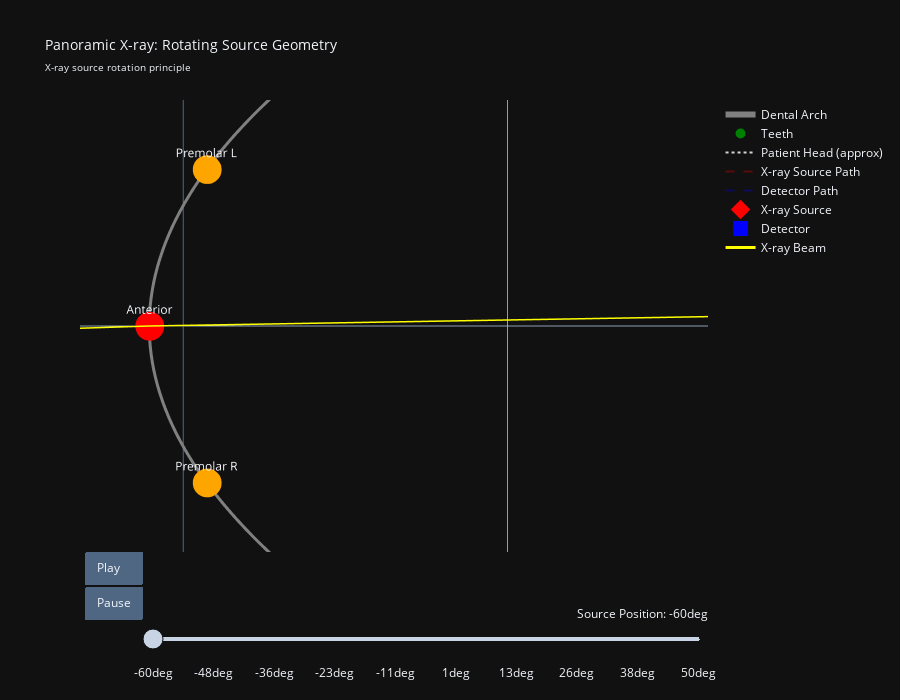
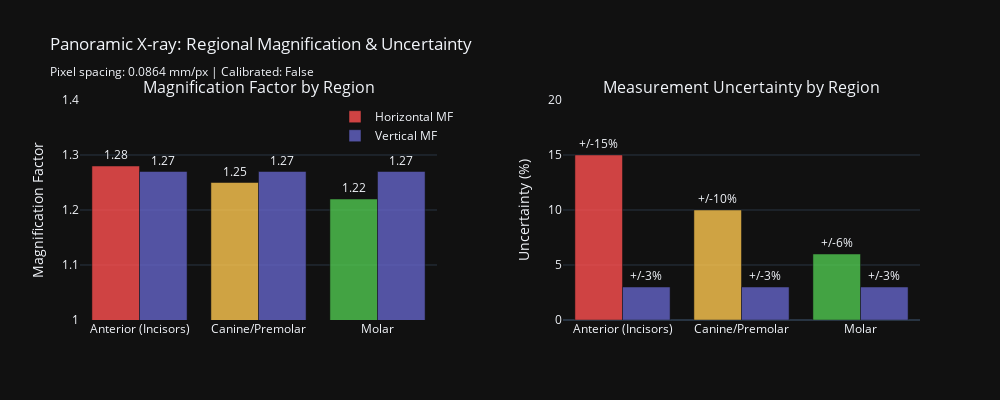

The notebook cell these images were saved under, in order:
### Markdown cell above
## 3D Visualization: Panoramic X-ray Projection Geometry

Understanding **why** panoramic measurements have varying reliability requires understanding the imaging geometry.

**Key concepts visualized:**
1. **Dental arch (3D)**: The teeth form a horseshoe-shaped curve in 3D space
2. **Focal trough**: The "sweet spot" where structures are in focus (varies by region)
3. **Rotating source/detector**: X-ray source rotates around the arch, creating projection
4. **Regional magnification**: Different regions (anterior/premolar/molar) have different magnifications

**Why horizontal measurements are less reliable:**
- The X-ray beam is tangent to the arch at different angles
- Anterior region: beam nearly parallel to tooth -> maximum horizontal distortion
- Molar region: beam more perpendicular -> less horizontal distortion
- Vertical measurements: relatively consistent because detector height is fixed

Below we show visualizations for **both calibration methods** to compare.

### Code cell
# === METHOD 1: FOV-based Calibration ===
# Uses assumed field-of-view (270mm typical for X800) to estimate pixel spacing
# Least accurate but works without any calibration reference

from pano_geometry_viz import (
    create_xray_geometry_animation,
    create_magnification_chart,
    create_panoramic_geometry_visualization,
    print_geometry_insights,
)

METHOD_1_LABEL = f"Method 1: FOV-based ({priors_fov.calibration_method})"
METHOD_1_SUBTITLE = f"Pixel spacing: {priors_fov.get_effective_pixel_spacing():.4f} mm/px | Calibrated: {priors_fov.is_calibrated()}"

# X-ray rotation animation (same for both methods - shows physics)
fig_rotation = create_xray_geometry_animation(title_suffix="X-ray source rotation principle")
fig_rotation.show()

# Magnification bar chart for Method 1
fig_mf_1 = create_magnification_chart(priors_fov, title_suffix=METHOD_1_SUBTITLE)
fig_mf_1.show()

# 3D->2D projection with detected teeth overlay (Method 1)
fig_geom_1 = create_panoramic_geometry_visualization(
    priors=priors_fov,
    detected_teeth=analysis_result.detected_teeth,
    edentulous_zones=analysis_result.edentulous_zones,
    image_width_px=original_width,
    image_height_px=original_height,
    title_suffix=METHOD_1_SUBTITLE,
)
fig_geom_1.show()

print(f"\n{METHOD_1_LABEL}")
print(f"  {METHOD_1_SUBTITLE}")

### Figure 1 — Plotly figure (JSON) as saved in the notebook; plotly's stock layout.template omitted (floating-point values rounded to 4 significant figures)
{"data": [{"line": {"color": "gray", "width": 6}, "mode": "lines", "name": "Dental Arch", "x": [-60.0, -58.79, -57.58, -56.36, -55.15, -53.94, -52.73, -51.52, -50.3, -49.09, -47.88, -46.67, -45.45, -44.24, -43.03, -41.82, -40.61, -39.39, -38.18, -36.97, -35.76, -34.55, -33.33, -32.12, -30.91, -29.7, -28.48, -27.27, -26.06, -24.85, -23.64, -22.42, -21.21, -20.0, -18.79, -17.58, -16.36, -15.15, -13.94, -12.73, -11.52, -10.3, -9.091, -7.879, -6.667, -5.455, -4.242, -3.03, -1.818, -0.6061, 0.6061, 1.818, 3.03, 4.242, 5.455, 6.667, 7.879, 9.091, 10.3, 11.52, 12.73, 13.94, 15.15, 16.36, 17.58, 18.79, 20.0, 21.21, 22.42, 23.64, 24.85, 26.06, 27.27, 28.48, 29.7, 30.91, 32.12, 33.33, 34.55, 35.76, 36.97, 38.18, 39.39, 40.61, 41.82, 43.03, 44.24, 45.45, 46.67, 47.88, 49.09, 50.3, 51.52, 52.73, 53.94, 55.15, 56.36, 57.58, 58.79, 60.0], "y": [0.0, 2.2, 4.355, 6.465, 8.53, 10.55, 12.53, 14.46, 16.34, 18.18, 19.98, 21.73, 23.43, 25.1, 26.71, 28.28, 29.81, 31.29, 32.73, 34.12, 35.47, 36.77, 38.02, 39.24, 40.4, 41.53, 42.6, 43.64, 44.62, 45.57, 46.46, 47.32, 48.13, 48.89, 49.61, 50.28, 50.91, 51.49, 52.03, 52.53, 52.97, 53.38, 53.74, 54.05, 54.32, 54.55, 54.73, 54.86, 54.95, 54.99, 54.99, 54.95, 54.86, 54.73, 54.55, 54.32, 54.05, 53.74, 53.38, 52.97, 52.53, 52.03, 51.49, 50.91, 50.28, 49.61, 48.89, 48.13, 47.32, 46.46, 45.57, 44.62, 43.64, 42.6, 41.53, 40.4, 39.24, 38.02, 36.77, 35.47, 34.12, 32.73, 31.29, 29.81, 28.28, 26.71, 25.1, 23.43, 21.73, 19.98, 18.18, 16.34, 14.46, 12.53, 10.55, 8.53, 6.465, 4.355, 2.2, 0.0], "z": [0.0, 0.0, 0.0, 0.0, 0.0, 0.0, 0.0, 0.0, 0.0, 0.0, 0.0, 0.0, 0.0, 0.0, 0.0, 0.0, 0.0, 0.0, 0.0, 0.0, 0.0, 0.0, 0.0, 0.0, 0.0, 0.0, 0.0, 0.0, 0.0, 0.0, 0.0, 0.0, 0.0, 0.0, 0.0, 0.0, 0.0, 0.0, 0.0, 0.0, 0.0, 0.0, 0.0, 0.0, 0.0, 0.0, 0.0, 0.0, 0.0, 0.0, 0.0, 0.0, 0.0, 0.0, 0.0, 0.0, 0.0, 0.0, 0.0, 0.0, 0.0, 0.0, 0.0, 0.0, 0.0, 0.0, 0.0, 0.0, 0.0, 0.0, 0.0, 0.0, 0.0, 0.0, 0.0, 0.0, 0.0, 0.0, 0.0, 0.0, 0.0, 0.0, 0.0, 0.0, 0.0, 0.0, 0.0, 0.0, 0.0, 0.0, 0.0, 0.0, 0.0, 0.0, 0.0, 0.0, 0.0, 0.0, 0.0, 0.0], "type": "scatter3d"}, {"marker": {"color": ["green", "orange", "red", "orange", "green"], "size": 10}, "mode": "markers+text", "name": "Teeth", "text": ["Molar R", "Premolar R", "Anterior", "Premolar L", "Molar L"], "textposition": "top center", "x": [-42.0, -24.0, 0.0, 24.0, 42.0], "y": [28.05, 46.2, 55.0, 46.2, 28.05], "z": [0.0, 0.0, 0.0, 0.0, 0.0], "type": "scatter3d"}, {"line": {"color": "lightgray", "dash": "dot", "width": 2}, "mode": "lines", "name": "Patient Head (approx)", "x": [70.0, 69.43, 67.71, 64.88, 60.99, 56.1, 50.28, 43.64, 36.29, 28.33, 19.92, 11.17, 2.244, -6.722, -15.58, -24.18, -32.38, -40.05, -47.06, -53.3, -58.67, -63.07, -66.43, -68.71, -69.86, -69.86, -68.71, -66.43, -63.07, -58.67, -53.3, -47.06, -40.05, -32.38, -24.18, -15.58, -6.722, 2.244, 11.17, 19.92, 28.33, 36.29, 43.64, 50.28, 56.1, 60.99, 64.88, 67.71, 69.43, 70.0], "y": [27.5, 37.73, 47.79, 57.52, 66.76, 75.35, 83.15, 90.05, 95.91, 100.7, 104.2, 106.5, 107.5, 107.1, 105.5, 102.6, 98.43, 93.11, 86.72, 79.36, 71.14, 62.21, 52.71, 42.79, 32.63, 22.37, 12.21, 2.291, -7.211, -16.14, -24.36, -31.72, -38.11, -43.43, -47.58, -50.49, -52.13, -52.46, -51.47, -49.19, -45.65, -40.91, -35.05, -28.15, -20.35, -11.76, -2.521, 7.208, 17.27, 27.5], "z": [0.0, 0.0, 0.0, 0.0, 0.0, 0.0, 0.0, 0.0, 0.0, 0.0, 0.0, 0.0, 0.0, 0.0, 0.0, 0.0, 0.0, 0.0, 0.0, 0.0, 0.0, 0.0, 0.0, 0.0, 0.0, 0.0, 0.0, 0.0, 0.0, 0.0, 0.0, 0.0, 0.0, 0.0, 0.0, 0.0, 0.0, 0.0, 0.0, 0.0, 0.0, 0.0, 0.0, 0.0, 0.0, 0.0, 0.0, 0.0, 0.0, 0.0], "type": "scatter3d"}, {"line": {"color": "rgba(255, 0, 0, 0.3)", "dash": "dash", "width": 2}, "mode": "lines", "name": "X-ray Source Path", "x": [-86.6, -84.39, -82.02, -79.5, -76.83, -74.03, -71.09, -68.02, -64.82, -61.51, -58.08, -54.55, -50.92, -47.2, -43.39, -39.5, -35.54, -31.51, -27.43, -23.29, -19.12, -14.9, -10.67, -6.407, -2.137, 2.137, 6.407, 10.67, 14.9, 19.12, 23.29, 27.43, 31.51, 35.54, 39.5, 43.39, 47.2, 50.92, 54.55, 58.08, 61.51, 64.82, 68.02, 71.09, 74.03, 76.83, 79.5, 82.02, 84.39, 86.6], "y": [-22.5, -26.15, -29.71, -33.16, -36.51, -39.73, -42.83, -45.81, -48.64, -51.34, -53.9, -56.31, -58.56, -60.66, -62.6, -64.37, -65.97, -67.41, -68.67, -69.75, -70.66, -71.38, -71.93, -72.29, -72.48, -72.48, -72.29, -71.93, -71.38, -70.66, -69.75, -68.67, -67.41, -65.97, -64.37, -62.6, -60.66, -58.56, -56.31, -53.9, -51.34, -48.64, -45.81, -42.83, -39.73, -36.51, -33.16, -29.71, -26.15, -22.5], "z": [0.0, 0.0, 0.0, 0.0, 0.0, 0.0, 0.0, 0.0, 0.0, 0.0, 0.0, 0.0, 0.0, 0.0, 0.0, 0.0, 0.0, 0.0, 0.0, 0.0, 0.0, 0.0, 0.0, 0.0, 0.0, 0.0, 0.0, 0.0, 0.0, 0.0, 0.0, 0.0, 0.0, 0.0, 0.0, 0.0, 0.0, 0.0, 0.0, 0.0, 0.0, 0.0, 0.0, 0.0, 0.0, 0.0, 0.0, 0.0, 0.0, 0.0], "type": "scatter3d"}, {"line": {"color": "rgba(0, 0, 255, 0.3)", "dash": "dash", "width": 2}, "mode": "lines", "name": "Detector Path", "x": [69.28, 67.51, 65.61, 63.6, 61.47, 59.22, 56.87, 54.41, 51.86, 49.21, 46.47, 43.64, 40.74, 37.76, 34.71, 31.6, 28.43, 25.21, 21.94, 18.63, 15.29, 11.92, 8.532, 5.126, 1.71, -1.71, -5.126, -8.532, -11.92, -15.29, -18.63, -21.94, -25.21, -28.43, -31.6, -34.71, -37.76, -40.74, -43.64, -46.47, -49.21, -51.86, -54.41, -56.87, -59.22, -61.47, -63.6, -65.61, -67.51, -69.28], "y": [67.5, 70.42, 73.27, 76.03, 78.7, 81.28, 83.77, 86.14, 88.42, 90.58, 92.62, 94.55, 96.35, 98.03, 99.58, 101.0, 102.3, 103.4, 104.4, 105.3, 106.0, 106.6, 107.0, 107.3, 107.5, 107.5, 107.3, 107.0, 106.6, 106.0, 105.3, 104.4, 103.4, 102.3, 101.0, 99.58, 98.03, 96.35, 94.55, 92.62, 90.58, 88.42, 86.14, 83.77, 81.28, 78.7, 76.03, 73.27, 70.42, 67.5], "z": [0.0, 0.0, 0.0, 0.0, 0.0, 0.0, 0.0, 0.0, 0.0, 0.0, 0.0, 0.0, 0.0, 0.0, 0.0, 0.0, 0.0, 0.0, 0.0, 0.0, 0.0, 0.0, 0.0, 0.0, 0.0, 0.0, 0.0, 0.0, 0.0, 0.0, 0.0, 0.0, 0.0, 0.0, 0.0, 0.0, 0.0, 0.0, 0.0, 0.0, 0.0, 0.0, 0.0, 0.0, 0.0, 0.0, 0.0, 0.0, 0.0, 0.0], "type": "scatter3d"}, {"marker": {"color": "red", "size": 15, "symbol": "diamond"}, "mode": "markers", "name": "X-ray Source", "x": [2.137], "y": [-72.48], "z": [0.0], "type": "scatter3d"}, {"marker": {"color": "blue", "size": 15, "symbol": "square"}, "mode": "markers", "name": "Detector", "x": [-1.71], "y": [107.5], "z": [0.0], "type": "scatter3d"}, {"line": {"color": "yellow", "width": 3}, "mode": "lines", "name": "X-ray Beam", "x": [2.137, 0, -1.71], "y": [-72.48, 55, 107.5], "z": [0, 0, 0], "type": "scatter3d"}], "layout": {"title": {"font": {"size": 14}, "text": "Panoramic X-ray: Rotating Source Geometry<br><sub>X-ray source rotation principle</sub>"}, "scene": {"camera": {"eye": {"x": 0, "y": 0, "z": 2.5}}, "xaxis": {"title": {"text": "Left <- X (mm) -> Right"}}, "yaxis": {"title": {"text": "Posterior -> Anterior (mm)"}}, "zaxis": {"title": {"text": "Z (mm)"}}, "aspectmode": "data"}, "height": 700, "width": 900, "updatemenus": [{"buttons": [{"args": [null, {"frame": {"duration": 100, "redraw": true}, "fromcurrent": true, "transition": {"duration": 0}}], "label": "Play", "method": "animate"}, {"args": [[null], {"frame": {"duration": 0, "redraw": false}, "mode": "immediate", "transition": {"duration": 0}}], "label": "Pause", "method": "animate"}], "showactive": false, "type": "buttons", "x": 0.1, "xanchor": "right", "y": 0, "yanchor": "top"}], "sliders": [{"active": 25, "currentvalue": {"prefix": "Source Position: ", "visible": true, "xanchor": "right"}, "len": 0.9, "pad": {"b": 10, "t": 50}, "steps": [{"args": [["0"], {"frame": {"duration": 0, "redraw": true}, "mode": "immediate", "transition": {"duration": 0}}], "label": "-60deg", "method": "animate"}, {"args": [["5"], {"frame": {"duration": 0, "redraw": true}, "mode": "immediate", "transition": {"duration": 0}}], "label": "-48deg", "method": "animate"}, {"args": [["10"], {"frame": {"duration": 0, "redraw": true}, "mode": "immediate", "transition": {"duration": 0}}], "label": "-36deg", "method": "animate"}, {"args": [["15"], {"frame": {"duration": 0, "redraw": true}, "mode": "immediate", "transition": {"duration": 0}}], "label": "-23deg", "method": "animate"}, {"args": [["20"], {"frame": {"duration": 0, "redraw": true}, "mode": "immediate", "transition": {"duration": 0}}], "label": "-11deg", "method": "animate"}, {"args": [["25"], {"frame": {"duration": 0, "redraw": true}, "mode": "immediate", "transition": {"duration": 0}}], "label": "1deg", "method": "animate"}, {"args": [["30"], {"frame": {"duration": 0, "redraw": true}, "mode": "immediate", "transition": {"duration": 0}}], "label": "13deg", "method": "animate"}, {"args": [["35"], {"frame": {"duration": 0, "redraw": true}, "mode": "immediate", "transition": {"duration": 0}}], "label": "26deg", "method": "animate"}, {"args": [["40"], {"frame": {"duration": 0, "redraw": true}, "mode": "immediate", "transition": {"duration": 0}}], "label": "38deg", "method": "animate"}, {"args": [["45"], {"frame": {"duration": 0, "redraw": true}, "mode": "immediate", "transition": {"duration": 0}}], "label": "50deg", "method": "animate"}], "transition": {"duration": 0}, "x": 0.1, "xanchor": "left", "y": 0, "yanchor": "top"}]}}

### Figure 2 — Plotly figure (JSON) as saved in the notebook; plotly's stock layout.template omitted (floating-point values rounded to 4 significant figures)
{"data": [{"marker": {"color": ["rgba(255, 80, 80, 0.8)", "rgba(255, 200, 80, 0.8)", "rgba(80, 200, 80, 0.8)"]}, "name": "Horizontal MF", "text": ["1.28", "1.25", "1.22"], "textposition": "outside", "x": ["Anterior\n(Incisors)", "Canine/Premolar", "Molar"], "y": [1.28, 1.25, 1.22], "type": "bar", "xaxis": "x", "yaxis": "y"}, {"marker": {"color": "rgba(100, 100, 200, 0.8)"}, "name": "Vertical MF", "text": ["1.27", "1.27", "1.27"], "textposition": "outside", "x": ["Anterior\n(Incisors)", "Canine/Premolar", "Molar"], "y": [1.27, 1.27, 1.27], "type": "bar", "xaxis": "x", "yaxis": "y"}, {"marker": {"color": ["rgba(255, 80, 80, 0.8)", "rgba(255, 200, 80, 0.8)", "rgba(80, 200, 80, 0.8)"]}, "name": "Horizontal Uncertainty", "showlegend": false, "text": ["+/-15%", "+/-10%", "+/-6%"], "textposition": "outside", "x": ["Anterior\n(Incisors)", "Canine/Premolar", "Molar"], "y": [15.0, 10.0, 6.0], "type": "bar", "xaxis": "x2", "yaxis": "y2"}, {"marker": {"color": "rgba(100, 100, 200, 0.8)"}, "name": "Vertical Uncertainty", "showlegend": false, "text": ["+/-3%", "+/-3%", "+/-3%"], "textposition": "outside", "x": ["Anterior\n(Incisors)", "Canine/Premolar", "Molar"], "y": [3.0, 3.0, 3.0], "type": "bar", "xaxis": "x2", "yaxis": "y2"}], "layout": {"xaxis": {"anchor": "y", "domain": [0.0, 0.425]}, "yaxis": {"anchor": "x", "domain": [0.0, 1.0], "title": {"text": "Magnification Factor"}, "range": [1.0, 1.4]}, "xaxis2": {"anchor": "y2", "domain": [0.575, 1.0]}, "yaxis2": {"anchor": "x2", "domain": [0.0, 1.0], "title": {"text": "Uncertainty (%)"}, "range": [0, 20]}, "annotations": [{"font": {"size": 16}, "showarrow": false, "text": "Magnification Factor by Region", "x": 0.2125, "xanchor": "center", "xref": "paper", "y": 1.0, "yanchor": "bottom", "yref": "paper"}, {"font": {"size": 16}, "showarrow": false, "text": "Measurement Uncertainty by Region", "x": 0.7875, "xanchor": "center", "xref": "paper", "y": 1.0, "yanchor": "bottom", "yref": "paper"}], "legend": {"yanchor": "top", "y": 0.99, "xanchor": "right", "x": 0.45}, "height": 400, "width": 1000, "title": {"text": "Panoramic X-ray: Regional Magnification & Uncertainty<br><sub>Pixel spacing: 0.0864 mm/px | Calibrated: False</sub>"}, "barmode": "group"}}
